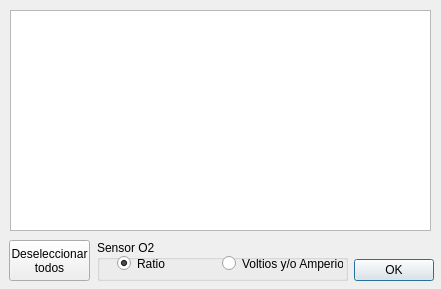
<?xml version="1.0" encoding="UTF-8"?>
<ui version="4.0">
 <class>PidSelectDialog</class>
 <widget class="QDialog" name="PidSelectDialog">
  <property name="geometry">
   <rect>
    <x>0</x>
    <y>0</y>
    <width>441</width>
    <height>289</height>
   </rect>
  </property>
  <property name="minimumSize">
   <size>
    <width>441</width>
    <height>289</height>
   </size>
  </property>
  <property name="maximumSize">
   <size>
    <width>441</width>
    <height>289</height>
   </size>
  </property>
  <property name="windowTitle">
   <string>Selección de PIDs</string>
  </property>
  <widget class="QDialogButtonBox" name="buttonBox">
   <property name="geometry">
    <rect>
     <x>93</x>
     <y>254</y>
     <width>341</width>
     <height>32</height>
    </rect>
   </property>
   <property name="autoFillBackground">
    <bool>false</bool>
   </property>
   <property name="orientation">
    <enum>Qt::Horizontal</enum>
   </property>
   <property name="standardButtons">
    <set>QDialogButtonBox::Ok</set>
   </property>
  </widget>
  <widget class="QListWidget" name="listWidget">
   <property name="geometry">
    <rect>
     <x>10</x>
     <y>10</y>
     <width>421</width>
     <height>221</height>
    </rect>
   </property>
  </widget>
  <widget class="QGroupBox" name="groupBox_sensor_O2">
   <property name="geometry">
    <rect>
     <x>97</x>
     <y>240</y>
     <width>251</width>
     <height>41</height>
    </rect>
   </property>
   <property name="toolTip">
    <string>&lt;html&gt;&lt;head/&gt;&lt;body&gt;&lt;p&gt;Selecciona las unidades en las que se desea loggear los sensores de oxígeno.&lt;/p&gt;&lt;p&gt;Ratio: Sin unidades, equivalente a Lambda.&lt;/p&gt;&lt;p&gt;Voltios y/o Amperios: En Voltios o miliamperios según el caso.&lt;/p&gt;&lt;/body&gt;&lt;/html&gt;</string>
   </property>
   <property name="title">
    <string>Sensor O2</string>
   </property>
   <widget class="QRadioButton" name="radioButton_ratio">
    <property name="geometry">
     <rect>
      <x>20</x>
      <y>15</y>
      <width>82</width>
      <height>17</height>
     </rect>
    </property>
    <property name="text">
     <string>Ratio</string>
    </property>
    <property name="checked">
     <bool>true</bool>
    </property>
   </widget>
   <widget class="QRadioButton" name="radioButton_voltage">
    <property name="geometry">
     <rect>
      <x>125</x>
      <y>15</y>
      <width>121</width>
      <height>17</height>
     </rect>
    </property>
    <property name="text">
     <string>Voltios y/o Amperios</string>
    </property>
    <property name="checked">
     <bool>false</bool>
    </property>
   </widget>
  </widget>
  <widget class="QPushButton" name="Button_select">
   <property name="geometry">
    <rect>
     <x>9</x>
     <y>240</y>
     <width>81</width>
     <height>41</height>
    </rect>
   </property>
   <property name="text">
    <string>Deseleccionar
todos</string>
   </property>
  </widget>
 </widget>
 <resources/>
 <connections>
  <connection>
   <sender>buttonBox</sender>
   <signal>accepted()</signal>
   <receiver>PidSelectDialog</receiver>
   <slot>accept()</slot>
   <hints>
    <hint type="sourcelabel">
     <x>248</x>
     <y>254</y>
    </hint>
    <hint type="destinationlabel">
     <x>157</x>
     <y>274</y>
    </hint>
   </hints>
  </connection>
  <connection>
   <sender>buttonBox</sender>
   <signal>rejected()</signal>
   <receiver>PidSelectDialog</receiver>
   <slot>reject()</slot>
   <hints>
    <hint type="sourcelabel">
     <x>316</x>
     <y>260</y>
    </hint>
    <hint type="destinationlabel">
     <x>286</x>
     <y>274</y>
    </hint>
   </hints>
  </connection>
 </connections>
</ui>
